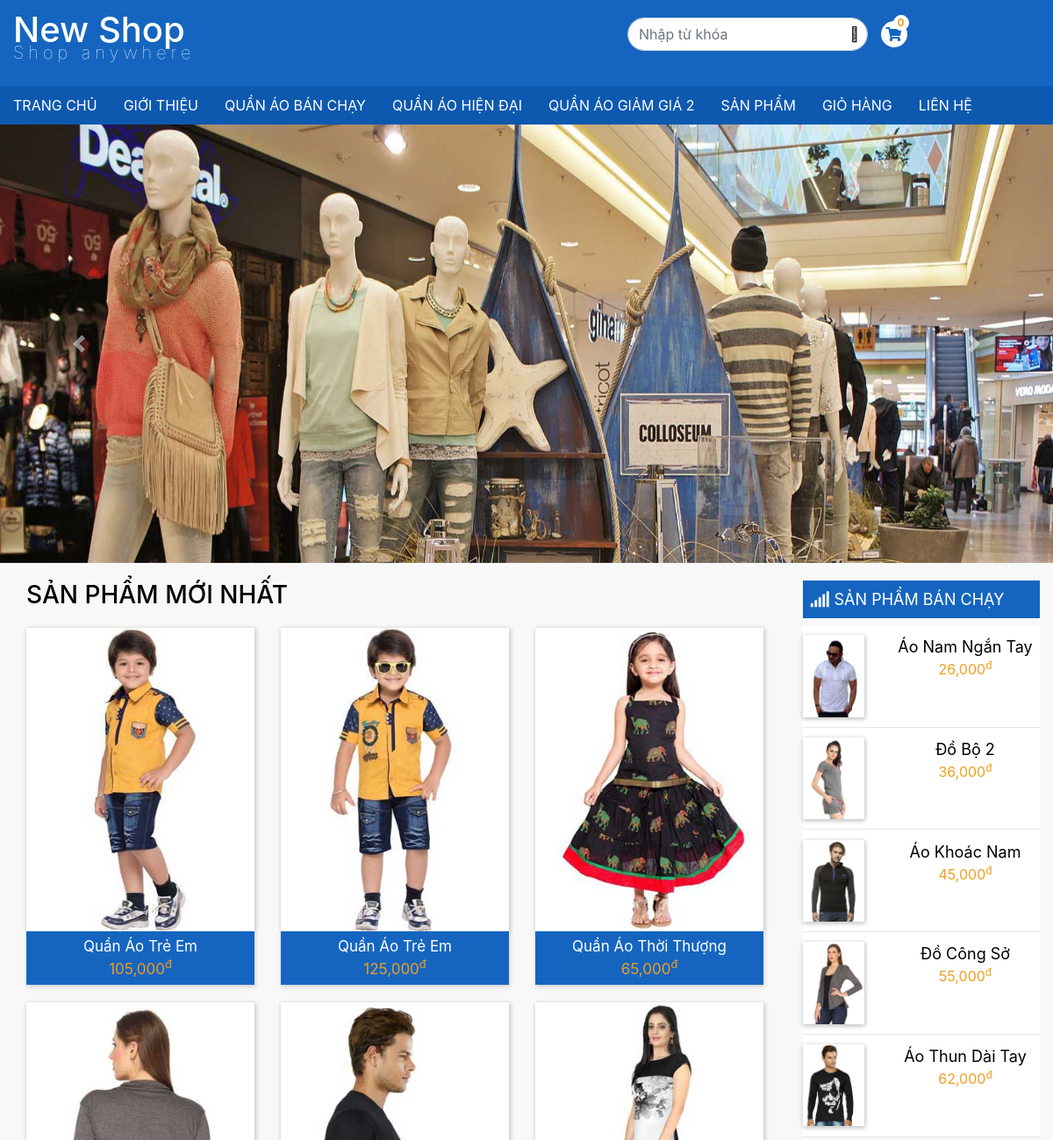
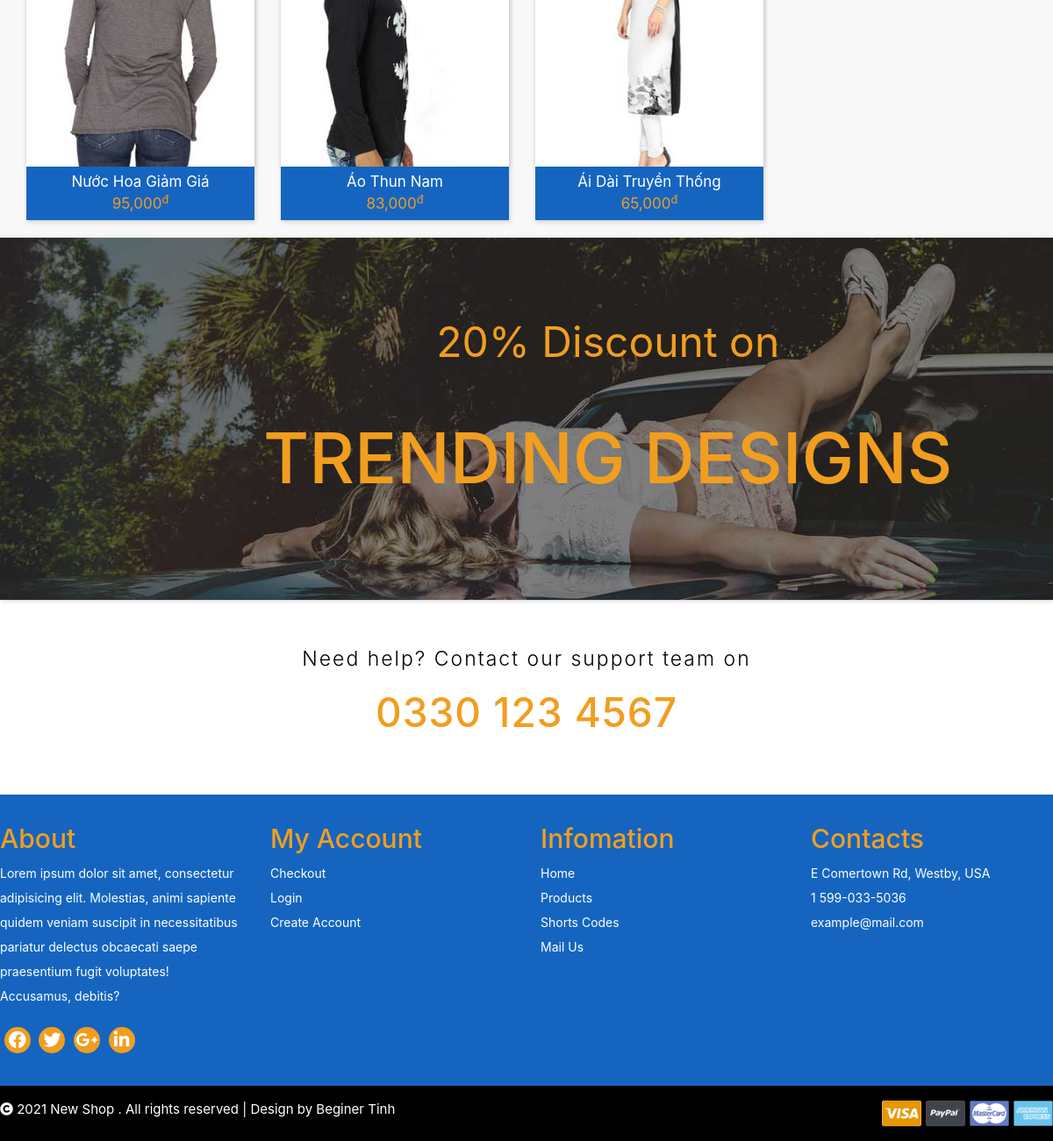
The page / on the database its author committed (2 pictures, top to bottom).
### tables this page shows
CREATE TABLE `menus` (
  `id` int(255) NOT NULL,
  `title` varchar(255) NOT NULL,
  `description` text NOT NULL,
  `active` int(1) NOT NULL,
  `created_at` timestamp NOT NULL
);

CREATE TABLE `sliders` (
  `id` int(255) NOT NULL,
  `title` varchar(255) NOT NULL,
  `url` varchar(255) NOT NULL,
  `active` int(1) NOT NULL,
  `sort_by` int(255) NOT NULL,
  `thumb` varchar(255) NOT NULL
);

CREATE TABLE `products` (
  `id` int(255) NOT NULL,
  `title` varchar(255) NOT NULL,
  `menu_id` int(255) NOT NULL,
  `price` int(255) NOT NULL,
  `sale_price` int(255) NOT NULL,
  `description` text NOT NULL,
  `content` longtext NOT NULL,
  `active` int(1) NOT NULL,
  `thumb` varchar(255) NOT NULL,
  `created_at` int(255) NOT NULL
);

CREATE TABLE `banner` (
  `id` int(255) NOT NULL,
  `title` varchar(255) NOT NULL,
  `thumb` varchar(255) NOT NULL,
  `active` int(1) NOT NULL,
  `created_at` int(255) NOT NULL
);

### app/Controllers/MainController.php (called while the page is built)
<?php
class MainController extends Controller
{
    protected $productModel;
    protected $bannerModel;
    public function __construct()
    {
        $this->productModel = $this->loadModel('ProductModel');
        $this->bannerModel = $this->loadModel('bannerModel');
    }
    public function index()
    {
        $data['title'] = 'Web Bán Hàng Bằng Mô Hình MVC';
        $data['products'] = $this->productModel->get();
        $data['banner'] = $this->bannerModel->get();
        $data['template'] = 'home';
        return $this->loadView('main', $data);
    }
}

### system/Core/App.php (called while the page is built, shortened)
<?php
class App
{
    protected $action = 'index';
    public function __construct()
    {
        $this->queryArray = $this->queryHandle();
        $this->controller = new $loadController;
        $paramArray = $this->queryArray ? array_values($this->queryArray) : [];
        call_user_func_array([$this->controller, $this->action], $paramArray);
    }
    protected function queryHandle()
    {
        return null;
    }
}

### system/Bridge.php (called while the page is built, shortened)
<?php session_start(); ob_start();
try {
include 'Core/DB.php';
include 'Core/Helper.php';
include 'Core/App.php';
$APP = new App();
} catch (Exception $e) {
    echo $e->getMessage();
}

### index.php (called while the page is built)
<?php
include 'system/Bridge.php';

### system/Core/DB.php (called while the page is built, shortened)
<?php
class DB
{
    protected $conn;
    public function __construct()
    {   $this->server   = $GLOBALS['env_database']['server'];
        $this->username = $GLOBALS['env_database']['username'];
        $this->password = $GLOBALS['env_database']['password'];
        $this->database = $GLOBALS['env_database']['database'];
        $this->conn = new mysqli($this->server, $this->username, $this->password, $this->database);
        $this->conn->set_charset('utf8');
    }
    public function query($sql = '')
    {
        $query = $this->conn->query($sql);
        if ($query) {
            return $query;
        }
        return false;
    }
}

### system/Core/Helper.php (called while the page is built, shortened)
<?php
class Helper
{
    public static function slug($str = '')
    {
        $str = trim(mb_strtolower($str));
        $str = preg_replace('/(à|á|ạ|ả|ã|â|ầ|ấ|ậ|ẩ|ẫ|ă|ằ|ắ|ặ|ẳ|ẵ)/', 'a', $str);
        $str = preg_replace('/(è|é|ẹ|ẻ|ẽ|ê|ề|ế|ệ|ể|ễ)/', 'e', $str);
        $str = preg_replace('/(ì|í|ị|ỉ|ĩ)/', 'i', $str);
        $str = preg_replace('/(ò|ó|ọ|ỏ|õ|ô|ồ|ố|ộ|ổ|ỗ|ơ|ờ|ớ|ợ|ở|ỡ)/', 'o', $str);
        $str = preg_replace('/(ù|ú|ụ|ủ|ũ|ư|ừ|ứ|ự|ử|ữ)/', 'u', $str);
        $str = preg_replace('/(ỳ|ý|ỵ|ỷ|ỹ)/', 'y', $str);
        $str = preg_replace('/(đ)/', 'd', $str);
        $str = preg_replace('/[^a-z0-9-\s]/', '', $str);
        $str = preg_replace('/([\s]+)/', '-', $str);
        return $str;
    }
    public static function decodeSafe($data)
    {
        $data = htmlspecialchars_decode($data);
        $data = stripslashes($data);
        return $data;
    }
}

### app/Models/ProductModel.php (called while the page is built, shortened)
<?php
class ProductModel extends DB
{
    public function get()
    {
        $sql = "SELECT id, title, price, sale_price, thumb
                from products where active = 1 order by id desc limit 6";
        return $this->query($sql);
    }
}

### app/Models/BannerModel.php (called while the page is built)
<?php
class BannerModel extends DB
{
    public function get()
    {
        $sql = "SELECT thumb
                from banner where active = 1";
        return $this->query($sql);
    }
}

### app/Views/home.php (the view)
<div class="products">
    <div class="title">
        <div class="container-fluid">
            <div class="row">
                <div class="col-md-12">
                    <h3>Sản Phẩm Mới Nhất</h3>
                </div>
            </div>
        </div>
    </div>
    <div class="product">
        <div class="container-fluid">
            <div class="row">
                <?php while ($row = $data['products']->fetch_assoc()) {
                    $productTitle = Helper::decodeSafe(ucfirst($row['title']));
                    ?>
                        <div class="col-md-4">
                            <div class="item">
                                <div class="image">
                                    <a href="/san-pham/<?=$row['id']?>/<?=Helper::slug($productTitle)?>" title="<?=$productTitle?>">
                                        <img src="<?=$row['thumb']?>" alt="">
                                    </a>
                                </div>
                                <div class="info">
                                    <a href="/san-pham/<?=$row['id']?>/<?=Helper::slug($productTitle)?>" title="<?=$productTitle?>">
                                        <?=$productTitle?>
                                    </a>
                                    <div class="price">
                                        <p><?=price($row['price'], $row['sale_price'])?></p>
                                    </div>
                                </div>
                            </div>
                        </div>
                <?php } ?>
            </div>
        </div>
    </div>
</div>

### app/Views/main.php (shortened to what this page needs)
<!DOCTYPE html>
<html lang="vi">
    <?php include 'head.php'; ?>
<body>
    <header>
        <div class="header">
            <div class="width-default">
                <div class="container-fluid">
                    <div class="row">
                        <div class="col-md-7">
                            <div class="logo">
                                <h1>
                                    <a href="/">
                                        New Shop
                                        <p>Shop anywhere</p>
                                    </a>
                                </h1>
                            </div>
                        </div>
                        <div class="col-md-5">
                            <div class="header__right">
                                <div class="search d-inline-block">
                                    <form action="/tim-kiem.html" method="get">
                                        <input type="text" class="form-control" name="key" placeholder="Nhập từ khóa">
                                        <div class="icon__search">
                                            <i class="fal fa-search"></i>
                                        </div>
                                    </form>
                                </div>
                                <div class="cart d-inline-block">
                                    <div class="icon__cart">
                                        <div class="cart__number">
                                            <?=((isset($_SESSION['cart']) && count($_SESSION['cart']) > 0) ? count($_SESSION['cart']) : 0 )?>
                                        </div>
                                        <a href="/gio-hang.html">
                                            <i class="fas fa-shopping-cart"></i>
                                        </a>
                                    </div>
                                </div>
                            </div>
                        </div>
                    </div>
                </div>
            </div>
        </div>
    </header>
    <nav>
        <div class="width-default">
            <ul>
                <li><a href="/">Trang Chủ</a></li>
                <li><a href="/">Giới Thiệu</a></li>
                <?php $menus = getMenu();?>
                <?php while ($row = $menus->fetch_assoc()) { ?>
                    <li>
                        <a href="/danh-muc/<?=$row['id']?>/<?=Helper::slug($row['title'])?>">
                            <?=$row['title']?>
                        </a>
                    </li>
                <?php } ?>
                <li><a href="/">Sản Phẩm</a></li>
                <li><a href="/gio-hang.html">Giỏ Hàng</a></li>
                <li><a href="/">Liên Hệ</a></li>
            </ul>
        </div>
    </nav>
    <section>
        <div class="slider">
            <div id="carouselExampleControls" class="carousel slide" data-ride="carousel">
                <div class="carousel-inner">
                    <?php $sliders = getSlider(); $sliderI = 1?>
                    <?php while ($row = $sliders->fetch_assoc()) {?>
                        <div class="carousel-item <?=$sliderI == 1 ? 'active' : ''?>">
                            <a href="<?=$row['url']?>" alt="<?=$row['title']?>">
                                <img class="d-block w-100" src="<?=$row['thumb']?>" alt="<?=$row['title']?>">
                            </a>
                        </div>
                    <?php $sliderI++; } ?>
                </div>
                <a class="carousel-control-prev" href="#carouselExampleControls" role="button" data-slide="prev">
                    <span class="carousel-control-prev-icon" aria-hidden="true"></span>
                </a>
                <a class="carousel-control-next" href="#carouselExampleControls" role="button" data-slide="next">
                    <span class="carousel-control-next-icon" aria-hidden="true"></span>
                </a>
            </div>
        </div>
    </section>
    <main>
        <div class="width-default">
            <div class="container-fluid">
                <div class="row">
                    <div class="col-md-9">
                       <?php include $data['template'] . '.php'; ?>
                    </div>
                    <div class="col-md-3">
                    <?php include 'sidebar.php'; ?>
                    </div>
                </div>
            </div>
        </div>
    </main>
    <?php if ($data['template'] == 'home') { ?>
       <div class="banner">
            <?php include 'banner.php';?>
       </div>
       <div class="width-default">
        <?php include 'trends.php';?>
    </div>
    <?php } ?>
    <?php include 'footer.php'; ?>
</body>
</html>

### app/Helpers/helper_function.php (shortened to what this page needs)
<?php
function price($price = 0, $salePrice = 0)
{
    if ($price != 0 && $salePrice != 0) return number_format($salePrice) . '<sup>đ</sup>';
    return '<a href="/lien-he">Liên Hệ</a>';
}
function productSale()
{
    $db = new DB();
    return $db->query("SELECT id, title, price, sale_price, thumb
                        from products where active = 1 && sale_price != 0
                        order by sale_price asc limit 5");
}
function getSlider()
{
    $db = new DB();
    return $db->query('SELECT * from sliders where active = 1 order by sort_by desc');
}
function getMenu()
{
    $db = new DB();
    return $db->query('SELECT * from menus where active = 1');
}

### app/Views/sidebar.php (shortened to what this page needs)
<div class="box">
    <div class="title">
        <span><i class="fas fa-signal"></i> Sản Phẩm Bán Chạy</span>
    </div>
    <div class="lists">
        <?php $productSale = productSale();
            while ($row = $productSale->fetch_assoc()) {
        ?>
        <div class="item">
            <div class="row">
                <div class="col-4">
                    <div class="image">
                        <a href="/san-pham/<?=$row['id']?>/<?=Helper::slug($row['title'])?>" title="<?=$row['title']?>">
                            <img src="<?=$row['thumb']?>">
                        </a>
                    </div>
                </div>
                <div class="col-8">
                    <div class="info">
                        <a href="/san-pham/<?=$row['id']?>/<?=Helper::slug($row['title'])?>" title="<?=$row['title']?>">
                            <?=$row['title']?>
                        </a>
                        <div class="price">
                            <p><?=price($row['price'], $row['sale_price'])?></p>
                        </div>
                    </div>
                </div>
            </div>
        </div>
        <?php } ?>
    </div>
</div>

### app/Views/banner.php
<?php while ($row = $data['banner']->fetch_assoc()) {
?>
    <div class="item">
        <div class="image">
            <img class="w-100" src="<?=$row['thumb']?>" alt="">
        </div>
        <div class="content">
            <p>20% Discount on</p>
            <h1>trending designs</h1>
        </div>
    </div>
<?php } ?>

### rows shown on the page
menus: title "QUẦN ÁO BÁN CHẠY"
menus: title "QUẦN ÁO HIỆN ĐẠI"
menus: title "QUẦN ÁO GIẢM GIÁ 2"
sliders: thumb+title (picture)
products: thumb (picture), title "Quần Áo Trẻ Em", sale_price "105,000"
products: thumb (picture), title "Quần Áo Trẻ Em", sale_price "125,000"
products: thumb (picture), title "Quần Áo Thời Thượng", sale_price "65,000"
products: thumb (picture), title "Nước Hoa Giảm Giá", sale_price "95,000"
products: thumb (picture), title "Áo Thun Nam", sale_price "83,000"
products: thumb (picture), title "Ái Dài Truyền Thống", sale_price "65,000"
products: thumb (picture), title "Áo Nam Ngắn Tay", sale_price "26,000"
products: thumb (picture), title "Đồ Bộ 2", sale_price "36,000"
products: thumb (picture), title "Áo Khoác Nam", sale_price "45,000"
products: thumb (picture), title "Đồ Công Sở", sale_price "55,000"
products: thumb (picture), title "Áo Thun Dài Tay", sale_price "62,000"
banner: thumb (picture)
